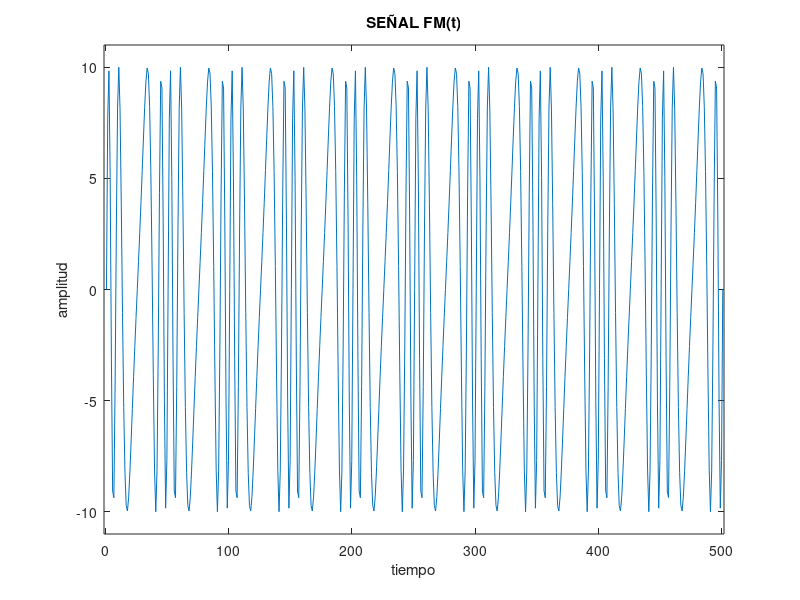

Reproduce this figure in MATLAB.
%Algoritmo para Modulación FM
clc
clear all
close all
%parametros iniciales
fp=800; %frecuencia en Hz de la portadora
fm=200; %frecuencia en Hz de la moduladora
amp=10; %amplitud
k=3; %indice de modulación
wp=2*3.1416*fp; %velocidad angular portadora
wm=2*3.1416*fm; %velocidad angular moduladora
temp1=1;
%vector de tiempo

temp1=0:0.0001:0.05 


%señal fm en el tiempo: fmt=amp*sen(wp*t+k*sen(wm*t))
fmt=amp*sin(wp.*temp1+k*sin(wm.*temp1));

%impresion el el dominio del tiempo de la señal en FM
plot(fmt);
title('SEÑAL FM(t)');
xlabel ('tiempo');
ylabel ('amplitud');
ylim([-11 11]);
xlim([-1 length(temp1)+1]);